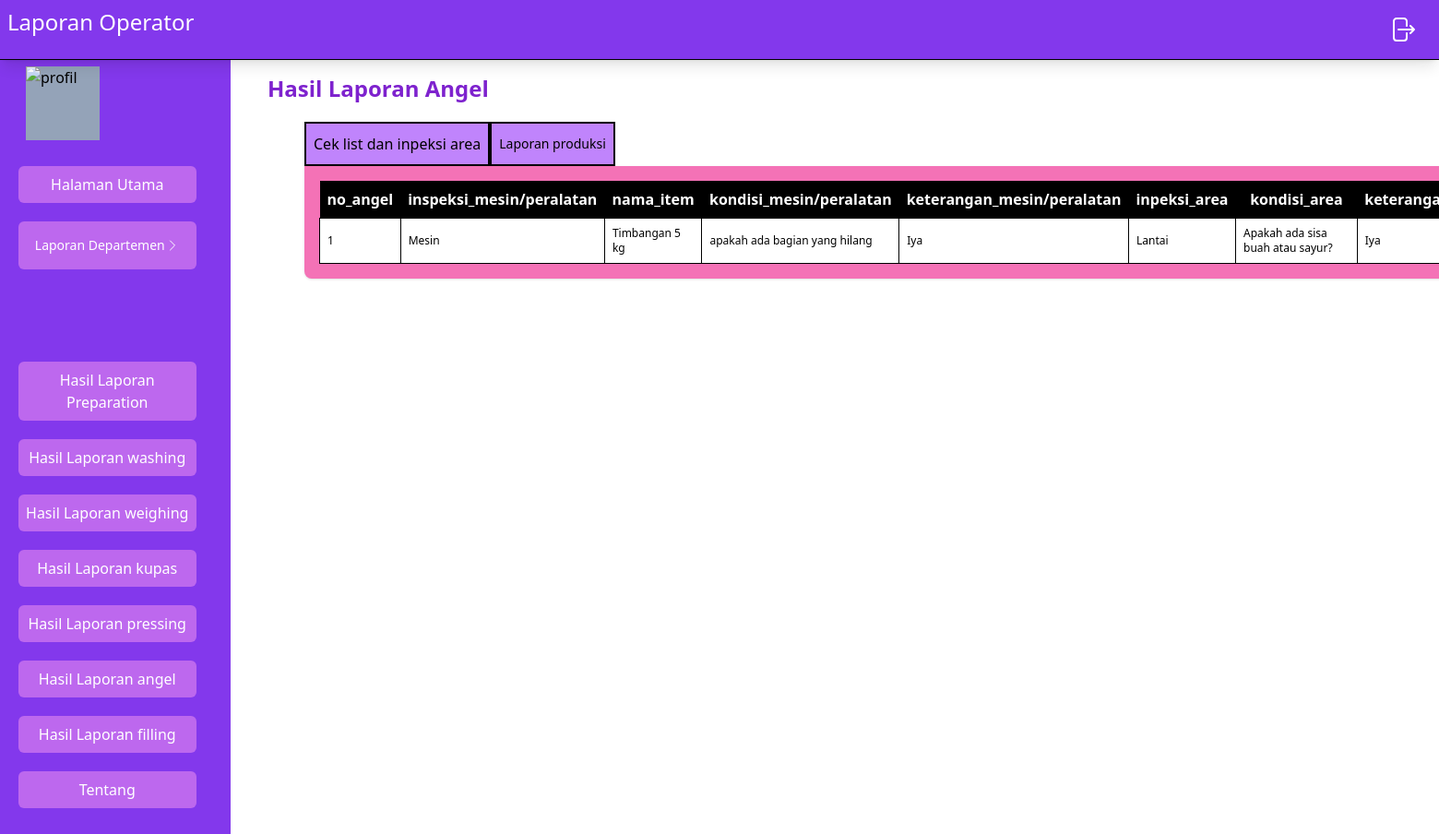
The app's page /src/Operator/laporanAngel.php, older data.
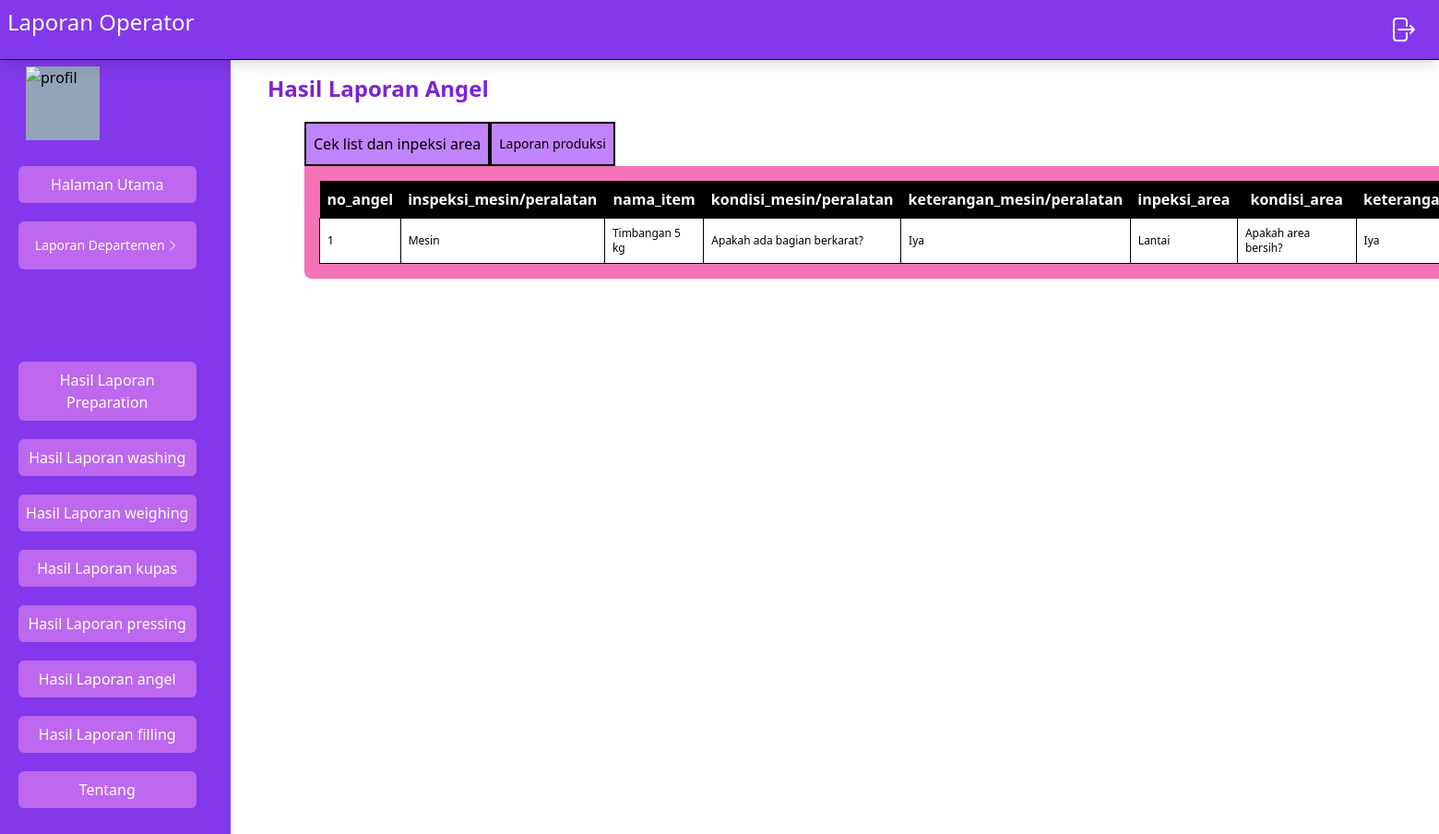
The same page, newer data.
### tables this page shows
CREATE TABLE `form_angel_inspeksi_area` (
  `no_angel` int NOT NULL,
  `inspeksi_mesin/peralatan` set('Mesin','Peralatan Produksi') NOT NULL,
  `nama_item` set('Timbangan 5 kg','AJ.A','AJ.B','AG.A','AG.B','Container 120L','Container 50L','Jar 29L','Jar 5L','Pusher angel','Krat') NOT NULL,
  `kondisi_mesin/peralatan` set('Apakah tercium bau cleaner atau chemical?','Apakah part berfungsi dengan baik?','Apakah ada bagian berjamur?','Apakah ada bagian berkarat?','Apakah ada bagian yang kendor?','Apakah ada bagian pecah/sobek/bocor/patah?','apakah ada bagian yang hilang') NOT NULL,
  `keterangan_mesin/peralatan` enum('Iya','Tidak') NOT NULL,
  `inpeksi_area` set('Lantai','Dinding','Plafond','Pintu','Plastic Curtain','Gutter') NOT NULL,
  `kondisi_area` set('Apakah area bersih?','Apakah ada area yang terkelupas?','Apakah ada area yang retak?','Apakah ada area yang berjamur?','Apakah ada sisa buah atau sayur?') NOT NULL,
  `keterangan_area` enum('Iya','Tidak') NOT NULL,
  `inspeksi_alat_cleaning` set('Alat pel','Tarikan air','Kuraray','Sikat','Sikat gagang','Sponges') NOT NULL,
  `kondisi_alat_cleaning` set('Apakah alat bersih?','Apakah alat berfungsi normal?','Apakah alat ada identitas?','Apakah alat bebas dari jamur?') NOT NULL,
  `keterangan_alat_cleaning` enum('Iya','Tidak') NOT NULL,
  `tanggal` date NOT NULL
);

### src/Operator/laporanAngel.php (the view, shortened to what this page needs)
<?php
include("navbar.php");
include("../koneksi.php");
$getDataCekList = mysqli_query($con ,"SELECT * FROM `form_angel_inspeksi_area` ");
?>
<!DOCTYPE html>
<html lang="en">
<head>
  <link rel="stylesheet" href="../../dist/output.css" />
</head>
<body>
  <div>
    <div class="flex">
      <div class="mainPage container mt-20 w-1/2 ml-20 ">
        <h1 class="text-2xl -ml-10 mb-5 text-purple-700 font-bold">
          Hasil Laporan Angel
        </h1>
        <div class="maincontainer lg:w-[1000px] lg:h-[400px] container h-[300px] w-[600px]">
          <div class="inline">
            <ul class="flex">
              <li
                class="btnProfil bg-purple-400 hover:bg-purple-600 h-12 w-fit p-2 text-md border-2 border-black text-center items-center flex justify-center cursor-pointer">
                Cek list dan inpeksi area
              </li>
              <li
                class="btnUbah bg-purple-400 hover:bg-purple-600  h-12 w-fit p-2 text-md border-2 border-black text-center items-center text-sm flex justify-center cursor-pointer">
                Laporan produksi
              </li>
            </ul>
          </div>
          <div class="bg-pink-400 shadow w-fit rounded-b-lg  flex  justify-center p-2">
          <section class="cekList">
              <div class=" items-center justify-evenly m-2 gap-4 w-full">
                <table>
                    <tr class="bg-black text-white p-2">
                        <th class="p-2">no_angel</th>
                        <th class="p-2">inspeksi_mesin/peralatan</th>
                        <th class="p-2">nama_item </th>
                        <th class="p-2">kondisi_mesin/peralatan</th>
                        <th class="p-2">keterangan_mesin/peralatan</th>
                        <th class="p-2">inpeksi_area</th>
                        <th class="p-2">kondisi_area </th>
                        <th class="p-2">keterangan_area </th>
                    </tr>
                    <?php
                    $no = 1;
                    while ($data = mysqli_fetch_array($getDataCekList)) {
                        ?>
                        <tr class="text-xs bg-white border  ">
                            <td class=" p-2 border border-black ">
                                <?php echo $no; ?>
                            </td>
                            <td class=" p-2 border border-black ">
                                <?php echo $data['inspeksi_mesin/peralatan']; ?>
                            </td>
                            <td class=" p-2 border border-black ">
                                <?php echo $data['nama_item']; ?>
                            </td>
                            <td class=" p-2 border border-black ">
                                <?php echo $data['kondisi_mesin/peralatan']; ?>
                            </td>
                            <td class=" p-2 border border-black ">
                                <?php echo $data['keterangan_mesin/peralatan']; ?>
                            </td>
                            <td class=" p-2 border border-black ">
                                <?php echo $data['inpeksi_area']; ?>
                            </td>
                            <td class=" p-2 border border-black ">
                                <?php echo $data['kondisi_area']; ?>
                            </td>
                            <td class=" p-2 border border-black ">
                                <?php echo $data['keterangan_area']; ?>
                            </td>
                        </tr>
                        <?php
                        $no++;
                    }
                    ?>
                </table>
              </div>
            </section>
          </div>
        </div>
      </div>
    </div>
  </div>
</body>
</html>

Row changes from the older to the newer data that the page shows:
changed form_angel_inspeksi_area "Mesin": value "apakah ada bagian yang hilang" → "Apakah ada bagian berkarat?"; kondisi_area "Apakah ada sisa buah atau sayur?" → "Apakah area bersih?"
